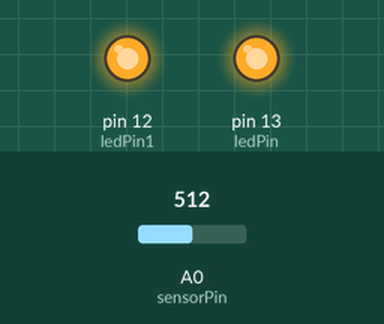
Simulated run of this sketch. Board: Arduino Uno, built with avr-gcc and run on an emulated ATmega328P. On the bench: output pins drawn as LEDs (lit = HIGH). The test bench sets the inputs (shaded band); at power-on: A0 (sensorPin) = 512.

Above: at 1.2 s.
1.3 s: A0 (sensorPin) set to 490
At 1.8 s:
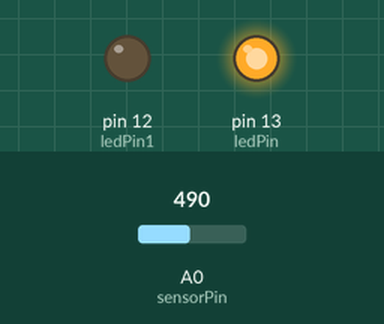
2.8 s: A0 (sensorPin) set to 268
4.3 s: A0 (sensorPin) set to 236
At 5.3 s:
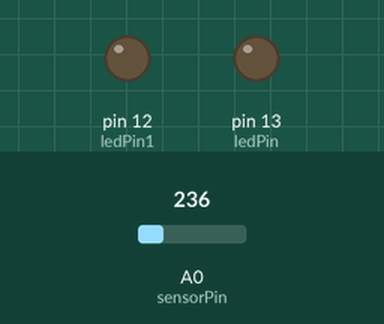
5.8 s: A0 (sensorPin) set to 260
At 6.4 s:
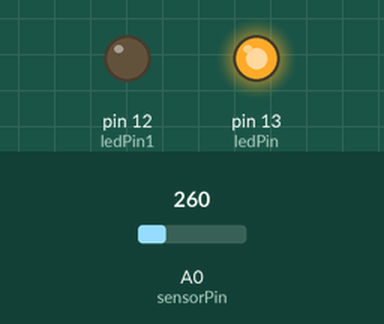
7.3 s: A0 (sensorPin) set to 240
At 7.6 s:
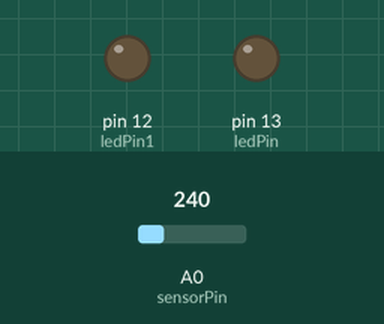
Timing chart, 0 to 9.8 s (numbered marks = the images above; inputs shaded):
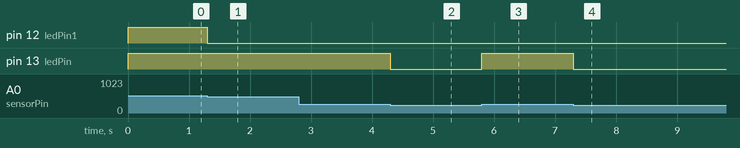

Measured:
- the behaviour switches between 251 and 250 on A0 (sensorPin) (found by bisection; images 1 and 2)
- after the input at 1.3 s, pin 12 (ledPin1): HIGH → LOW at once
- after the input at 2.8 s, every drawn part: stays the same
- after the input at 4.3 s, pin 13 (ledPin): HIGH → LOW at once
- after the input at 5.8 s, pin 13 (ledPin): LOW → HIGH at once
- after the input at 7.3 s, pin 13 (ledPin): HIGH → LOW at once

The sketch:

level-meter.ino
```cpp
int sensorPin = A0;
int ledPin = 13;
int ledPin1 = 12;
int ledPin2 = 11;
int sensorValue = 0;

void setup() {
  pinMode(ledPin, OUTPUT);
  pinMode(ledPin1, OUTPUT);
}
void loop() {
  sensorValue = analogRead(sensorPin);
  if (sensorValue > 250 & sensorValue < 500)
  {
  digitalWrite(ledPin, HIGH);
    digitalWrite(ledPin1, LOW);
        digitalWrite(ledPin2, LOW);
  }
  else if (sensorValue > 500 & sensorValue < 750)
  {
  digitalWrite(ledPin, HIGH);
    digitalWrite(ledPin1, HIGH);
        digitalWrite(ledPin2, LOW);
  }
  else if (sensorValue > 750)
  {
  digitalWrite(ledPin, HIGH);
    digitalWrite(ledPin1, HIGH);
        digitalWrite(ledPin2, HIGH);
  }
  else
  {
  digitalWrite(ledPin, LOW);
    digitalWrite(ledPin1, LOW);
        digitalWrite(ledPin2, LOW);
  }
}
```
